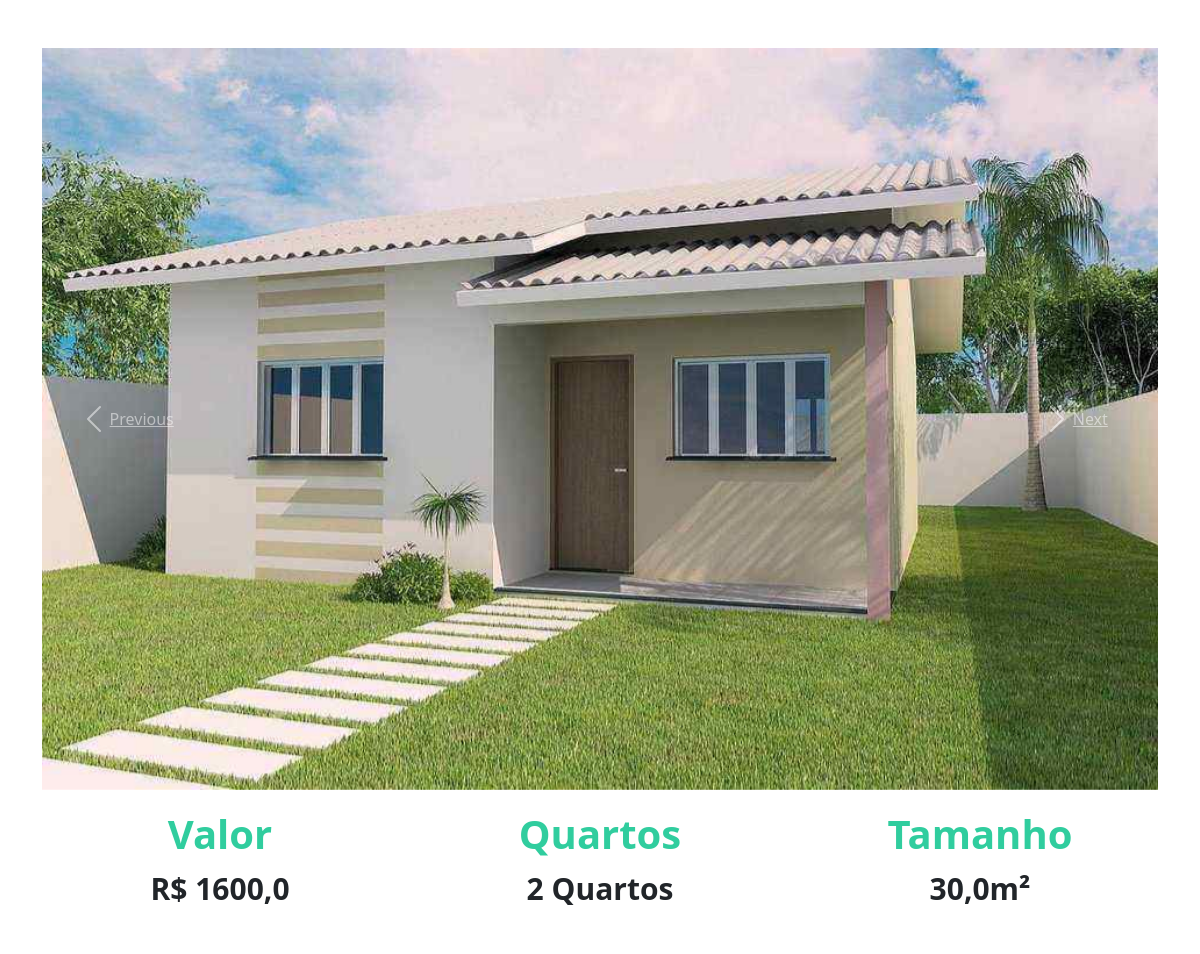
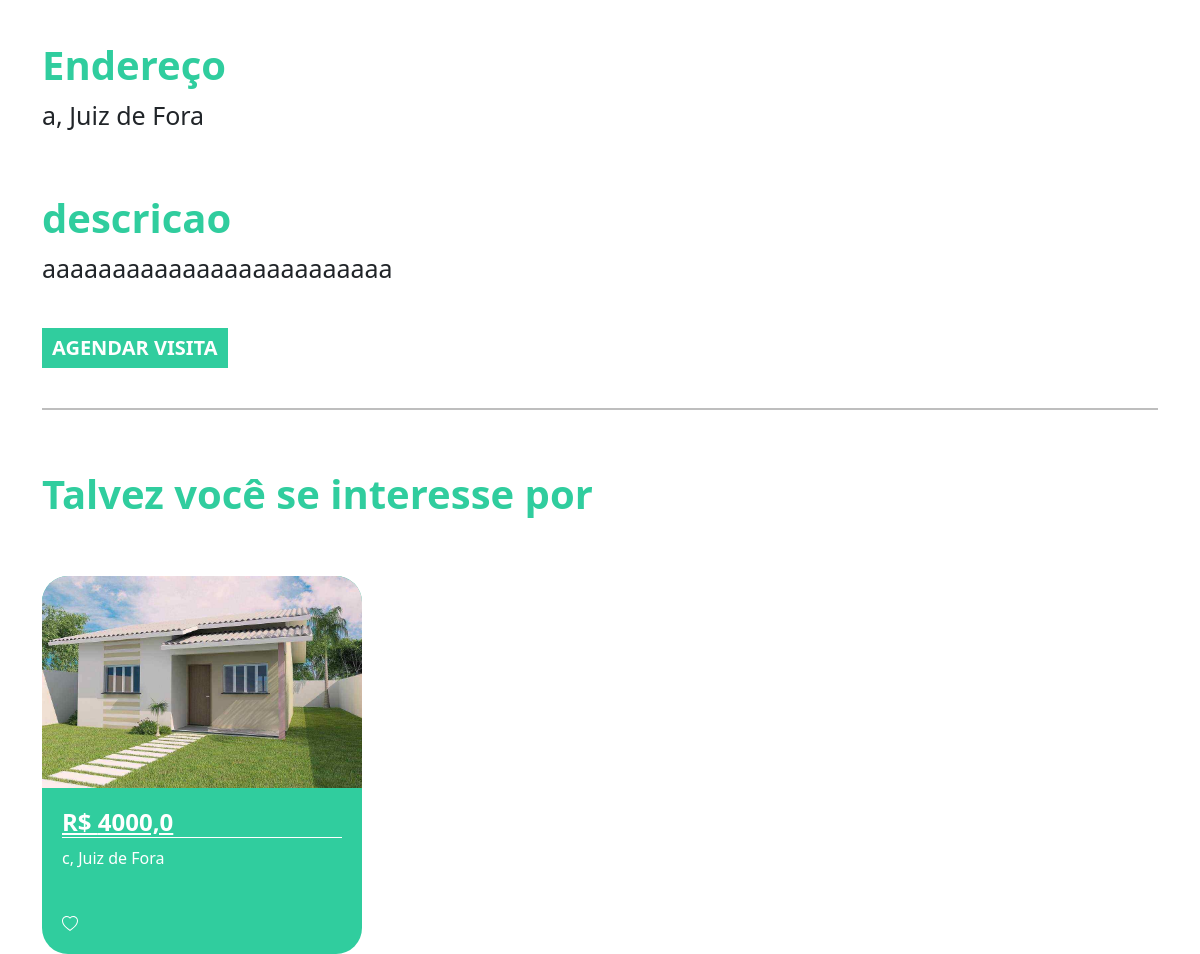
The page /imovel/1 on the database its author committed (2 pictures, top to bottom).
### plataforma/models.py (models this page shows, shortened)
class Imagem(models.Model):
    img = models.ImageField(upload_to='img')
    def __str__(self) -> str:
        return self.img.url

class Imovel(models.Model):
    choices = (('V', 'Venda'),
    ('A', 'Aluguel'))
    choices_imovel = (('A', 'Apartamento'),
    ('C', 'Casa'))
    imagens = models.ManyToManyField(Imagem)
    valor = models.FloatField()
    quartos = models.IntegerField()
    tamanho = models.FloatField()
    cidade = models.ForeignKey(Cidade, on_delete=models.DO_NOTHING)
    rua = models.CharField(max_length=50)
    tipo = models.CharField(max_length=1, choices=choices)
    tipo_imovel = models.CharField(max_length=1, choices=choices_imovel)
    numero = models.IntegerField()
    descricao = models.TextField()
    dias_visita = models.ManyToManyField(DiasVisita)
    horarios = models.ManyToManyField(Horario)

class Cidade(models.Model):
    nome = models.CharField(max_length=30)
    def __str__(self) -> str:
      return self.nome

### plataforma/views.py (the view)
# urls.py: path('imovel/<str:id>', views.imovel, name="imovel"),
def imovel(request, id):
    imovel = get_object_or_404(Imovel, id=id)
    sugestoes = Imovel.objects.filter(cidade=imovel.cidade).exclude(id=id)[:2]
    return render(request, 'imovel.html', {'imovel': imovel, 'sugestoes': sugestoes, 'id': id})

### plataforma/models.py (called while the page is built)
    def __str__(self) -> str:
        return self.dia

    def __str__(self) -> str:
        return str(self.horario)

### plataforma/templates/imovel.html (shortened to what this page needs)
{% extends 'base.html' %}
{% load static %}
{% block 'head' %}
<link rel="stylesheet" href="{% static 'plataforma/css/home.css' %}">
{% endblock %}
{% block 'body' %}
<div style="text-align: center" class="container">
    <br>
    <br>
    <div id="carouselExampleControls" class="carousel slide" data-ride="carousel">
        <div class="carousel-inner">
            {% for img in imovel.imagens.all %}
            <div class="carousel-item {% if forloop.first %} active {% endif %}">
                <img class="d-block w-100" src="{{img}}" alt="First slide">
            </div>
            {% endfor %}
        </div>
        <a class="carousel-control-prev" href="#carouselExampleControls" role="button" data-slide="prev">
            <span class="carousel-control-prev-icon" aria-hidden="true"></span>
            <span class="sr-only">Previous</span>
        </a>
        <a class="carousel-control-next" href="#carouselExampleControls" role="button" data-slide="next">
            <span class="carousel-control-next-icon" aria-hidden="true"></span>
            <span class="sr-only">Next</span>
        </a>
    </div>
    <div class="row">
        <div class="col-md">
            <h3 class="titulo_especificacao">Valor</h3>
            <p class="especificacao">R$ {{imovel.valor}}</p>
        </div>
        <div class="col-md">
            <h3 class="titulo_especificacao">Quartos</h3>
            <p class="especificacao">{{imovel.quartos}} Quartos</p>
        </div>
        <div class="col-md">
            <h3 class="titulo_especificacao">Tamanho</h3>
            <p class="especificacao">{{imovel.tamanho}}m²</p>
        </div>
    </div>
    <br>
    <br>
    <div style="text-align: left">
        <h3 class="titulo_especificacao">Endereço</h3>
        <p class="especificacao_endereco">{{imovel.rua}}, {{imovel.cidade }}</p>
    </div>
    <br>
    <div style="text-align: left">
        <h3 class="titulo_especificacao">descricao</h3>
        <p class="especificacao_endereco">{{imovel.descricao}}</p>
        <br>
        <button class="btn_agendar_visita" data-toggle="modal" data-target="#exampleModal">AGENDAR VISITA</button>
        <br>
        <br>
    </div>
    <hr style="border: 1px solid black">
    <br>
    <div class="div_possivel_interesse">
        <h3 class="titulo_especificacao">Talvez você se interesse por</h3>
        <div class="row">
            {% for sugestao in sugestoes %}
            <div class="col-md cont">
                <div class="card_imovel">
                    <img class="img_capa_imovel" src="{{sugestao.imagens.all.0.img.url}}">
                    <div class="informacoes_imoveis">
                        <a class="a_none" href="{% url 'imovel' sugestao.id %}">
                            <h4 class="valor">R$ {{sugestao.valor}}</h4>
                        </a>
                        <p>{{sugestao.rua}}, {{sugestao.cidade}}</p>
                        <br>
                    </div>
                </div>
            </div>
            {% endfor %}
        </div>
    </div>
</div>
{% endblock %}

### templates/static/plataforma/css/home.css (style rules this page uses)
.card_imovel { background-color: #30CD9E; width: 20rem; margin-top: 50px; border-radius: 26px; }
.img_capa_imovel { width: 100%; border-top-left-radius: 26px; border-top-right-radius: 26px; }
.informacoes_imoveis { padding: 20px; color: white; }
.valor { font-weight: bold; border-bottom: 1px solid white; }
.a_none { color: white; }
.titulo_especificacao { color: #30CD9E; font-weight: bold; margin-top: 20px; font-size: 40px; }
.especificacao { font-size: 30px; font-weight: bold; }
.especificacao_endereco { font-size: 25px; }
.btn_agendar_visita { border: none; background-color: #30CD9E; color: white; font-weight: bold; font-size: 20px; padding: 5px 10px 5px 10px; }
.div_possivel_interesse { text-align: left; }

### rows shown on the page
Imagem: img (picture)
Imovel: valor "1600,0", quartos "2", tamanho "30,0", rua "a", cidade "Juiz de Fora", descricao "aaaaaaaaaaaaaaaaaaaaaaaaa"
Imovel: imagens.all.0.img (picture), valor "4000,0", rua "c", cidade "Juiz de Fora"
